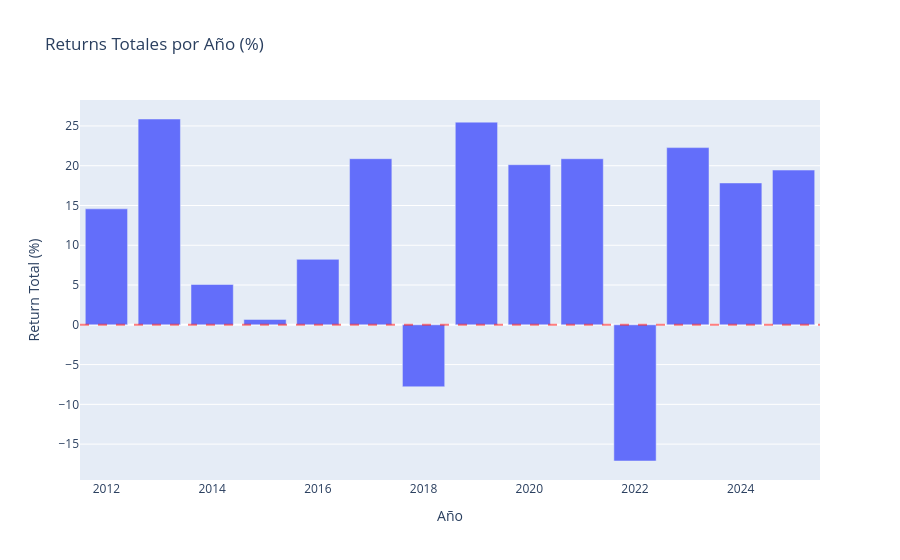

Notebook code for this chart:
### Code cell
# Visualización de returns anuales
fig = px.bar(
    returns_anuales.reset_index(),
    x="Year",
    y="Return_Total",
    title="Returns Totales por Año (%)",
    labels={"Year": "Año", "Return_Total": "Return Total (%)"}
)
fig.add_hline(y=0, line_dash="dash", line_color="red", opacity=0.5)
fig.update_layout(
    xaxis_title="Año",
    yaxis_title="Return Total (%)"
)
fig.show()

### Figure 1 — Plotly figure (JSON) as saved in the notebook; plotly's stock layout.template omitted (floating-point values rounded to 4 significant figures)
{"data": [{"hovertemplate": "Año=%{x}<br>Return Total (%)=%{y}<extra></extra>", "legendgroup": "", "marker": {"color": "#636efa", "pattern": {"shape": ""}}, "name": "", "orientation": "v", "showlegend": false, "textposition": "auto", "type": "bar", "x": [2012, 2013, 2014, 2015, 2016, 2017, 2018, 2019, 2020, 2021, 2022, 2023, 2024, 2025], "xaxis": "x", "y": [14.58, 25.87, 5.072, 0.6772, 8.229, 20.88, -7.791, 25.48, 20.13, 20.88, -17.12, 22.28, 17.83, 19.45], "yaxis": "y"}], "layout": {"barmode": "relative", "legend": {"tracegroupgap": 0}, "shapes": [{"line": {"color": "red", "dash": "dash"}, "opacity": 0.5, "type": "line", "x0": 0, "x1": 1, "xref": "x domain", "y0": 0, "y1": 0, "yref": "y"}], "title": {"text": "Returns Totales por Año (%)"}, "xaxis": {"anchor": "y", "domain": [0, 1], "title": {"text": "Año"}}, "yaxis": {"anchor": "x", "domain": [0, 1], "title": {"text": "Return Total (%)"}}}}
